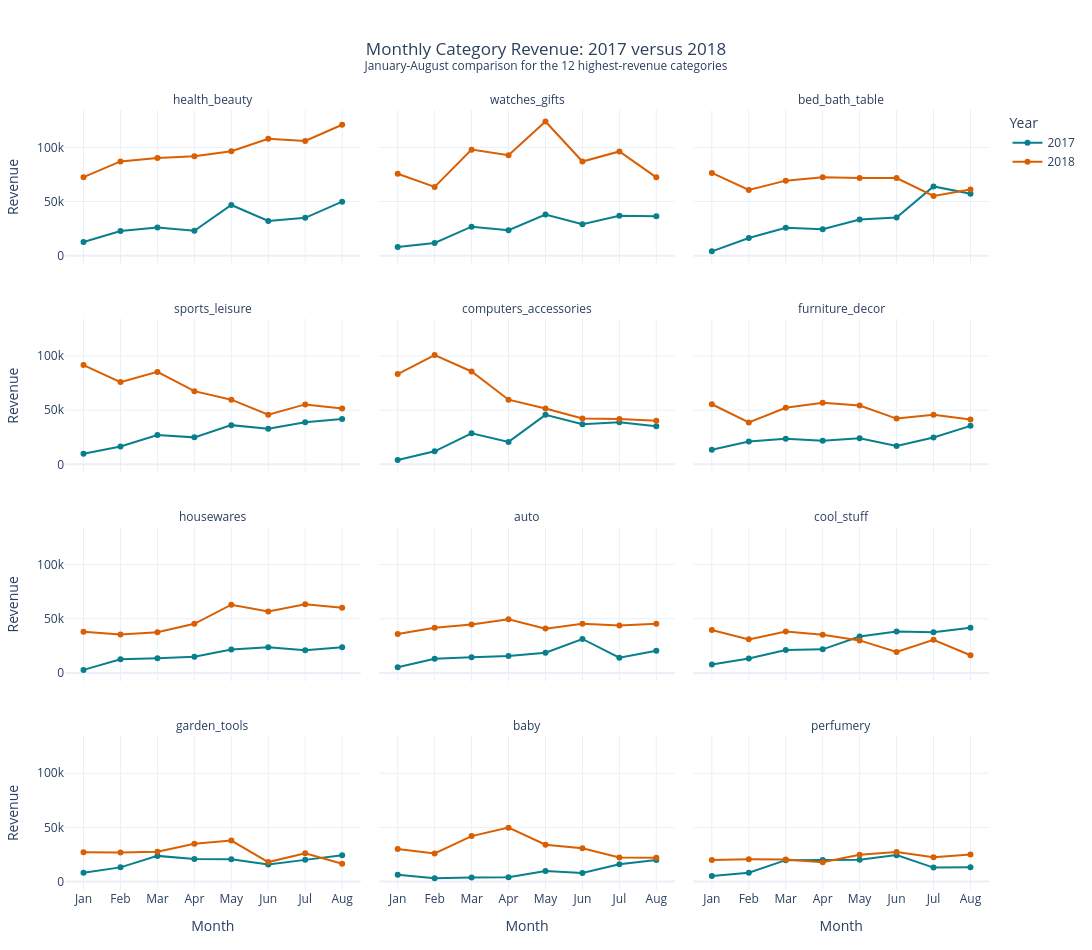

This figure's notebook cell:
### Code cell
fig = px.line(
    small_multiple_data,
    x="month_num",
    y="revenue",
    color="year",
    facet_col="category",
    facet_col_wrap=3,
    markers=True,
    category_orders={
        "category": list(top_categories)
    },
    color_discrete_map={
        2017: "#087f8c",
        2018: "#d95f02",
    },
    hover_data={
        "month_name": True,
        "year": True,
        "revenue": ":,.2f",
        "volume": ":,",
        "month_num": False,
    },
    labels={
        "month_num": "Month",
        "revenue": "Revenue",
        "year": "Year",
        "category": "Category",
        "month_name": "Month",
        "volume": "Items sold",
    },
    title=(
        "Monthly Category Revenue: 2017 versus 2018"
        "<br><sup>January-August comparison for the 12 highest-revenue categories</sup>"
    ),
)

fig.update_xaxes(
    tickmode="array",
    tickvals=list(range(1, 9)),
    ticktext=["Jan", "Feb", "Mar", "Apr", "May", "Jun", "Jul", "Aug"],
)

fig.update_layout(
    template="plotly_white",
    height=950,
    width=1200,
    title_x=0.5,
    hovermode="closest",
    margin=dict(
        l=60,
        r=40,
        t=110,
        b=60,
    ),
)

fig.for_each_annotation(
    lambda annotation: annotation.update(
        text=annotation.text.replace("Category=", "")
    )
)

# fig.show(renderer="browser")
fig.show()

### Figure 1 — Plotly figure (JSON) as saved in the notebook; plotly's stock layout.template omitted (floating-point values rounded to 4 significant figures)
{"data": [{"customdata": [["Jan", 2017, 85], ["Feb", 2017, 166], ["Mar", 2017, 211], ["Apr", 2017, 189], ["May", 2017, 290], ["Jun", 2017, 260], ["Jul", 2017, 316], ["Aug", 2017, 360]], "hovertemplate": "Year=%{customdata[1]}<br>Category=health_beauty<br>Month=%{customdata[0]}<br>Revenue=%{y:,.2f}<br>Items sold=%{customdata[2]:,}<extra></extra>", "legendgroup": "2017", "line": {"color": "#087f8c", "dash": "solid"}, "marker": {"symbol": "circle"}, "mode": "lines+markers", "name": "2017", "orientation": "v", "showlegend": true, "type": "scatter", "x": [1, 2, 3, 4, 5, 6, 7, 8], "xaxis": "x10", "y": [12560.0, 22840.0, 26000.0, 22940.0, 46790.0, 32030.0, 34900.0, 49870.0], "yaxis": "y10"}, {"customdata": [["Jan", 2018, 628], ["Feb", 2018, 668], ["Mar", 2018, 673], ["Apr", 2018, 694], ["May", 2018, 770], ["Jun", 2018, 885], ["Jul", 2018, 784], ["Aug", 2018, 849]], "hovertemplate": "Year=%{customdata[1]}<br>Category=health_beauty<br>Month=%{customdata[0]}<br>Revenue=%{y:,.2f}<br>Items sold=%{customdata[2]:,}<extra></extra>", "legendgroup": "2018", "line": {"color": "#d95f02", "dash": "solid"}, "marker": {"symbol": "circle"}, "mode": "lines+markers", "name": "2018", "orientation": "v", "showlegend": true, "type": "scatter", "x": [1, 2, 3, 4, 5, 6, 7, 8], "xaxis": "x10", "y": [72470.0, 87000.0, 90030.0, 91750.0, 96460.0, 107900.0, 105800.0, 120800.0], "yaxis": "y10"}, {"customdata": [["Jan", 2017, 11], ["Feb", 2017, 37], ["Mar", 2017, 81], ["Apr", 2017, 97], ["May", 2017, 135], ["Jun", 2017, 124], ["Jul", 2017, 168], ["Aug", 2017, 212]], "hovertemplate": "Year=%{customdata[1]}<br>Category=watches_gifts<br>Month=%{customdata[0]}<br>Revenue=%{y:,.2f}<br>Items sold=%{customdata[2]:,}<extra></extra>", "legendgroup": "2017", "line": {"color": "#087f8c", "dash": "solid"}, "marker": {"symbol": "circle"}, "mode": "lines+markers", "name": "2017", "orientation": "v", "showlegend": false, "type": "scatter", "x": [1, 2, 3, 4, 5, 6, 7, 8], "xaxis": "x11", "y": [8087.0, 11760.0, 26770.0, 23490.0, 37970.0, 28950.0, 36800.0, 36420.0], "yaxis": "y11"}, {"customdata": [["Jan", 2018, 370], ["Feb", 2018, 337], ["Mar", 2018, 430], ["Apr", 2018, 505], ["May", 2018, 636], ["Jun", 2018, 481], ["Jul", 2018, 528], ["Aug", 2018, 416]], "hovertemplate": "Year=%{customdata[1]}<br>Category=watches_gifts<br>Month=%{customdata[0]}<br>Revenue=%{y:,.2f}<br>Items sold=%{customdata[2]:,}<extra></extra>", "legendgroup": "2018", "line": {"color": "#d95f02", "dash": "solid"}, "marker": {"symbol": "circle"}, "mode": "lines+markers", "name": "2018", "orientation": "v", "showlegend": false, "type": "scatter", "x": [1, 2, 3, 4, 5, 6, 7, 8], "xaxis": "x11", "y": [75620.0, 63460.0, 97860.0, 92660.0, 123900.0, 86890.0, 96210.0, 72280.0], "yaxis": "y11"}, {"customdata": [["Jan", 2017, 48], ["Feb", 2017, 165], ["Mar", 2017, 289], ["Apr", 2017, 274], ["May", 2017, 369], ["Jun", 2017, 382], ["Jul", 2017, 579], ["Aug", 2017, 512]], "hovertemplate": "Year=%{customdata[1]}<br>Category=bed_bath_table<br>Month=%{customdata[0]}<br>Revenue=%{y:,.2f}<br>Items sold=%{customdata[2]:,}<extra></extra>", "legendgroup": "2017", "line": {"color": "#087f8c", "dash": "solid"}, "marker": {"symbol": "circle"}, "mode": "lines+markers", "name": "2017", "orientation": "v", "showlegend": false, "type": "scatter", "x": [1, 2, 3, 4, 5, 6, 7, 8], "xaxis": "x12", "y": [3960.0, 16280.0, 25770.0, 24350.0, 33350.0, 35110.0, 63890.0, 57140.0], "yaxis": "y12"}, {"customdata": [["Jan", 2018, 848], ["Feb", 2018, 690], ["Mar", 2018, 798], ["Apr", 2018, 746], ["May", 2018, 747], ["Jun", 2018, 773], ["Jul", 2018, 624], ["Aug", 2018, 658]], "hovertemplate": "Year=%{customdata[1]}<br>Category=bed_bath_table<br>Month=%{customdata[0]}<br>Revenue=%{y:,.2f}<br>Items sold=%{customdata[2]:,}<extra></extra>", "legendgroup": "2018", "line": {"color": "#d95f02", "dash": "solid"}, "marker": {"symbol": "circle"}, "mode": "lines+markers", "name": "2018", "orientation": "v", "showlegend": false, "type": "scatter", "x": [1, 2, 3, 4, 5, 6, 7, 8], "xaxis": "x12", "y": [76380.0, 60690.0, 69260.0, 72360.0, 71700.0, 71570.0, 55080.0, 61040.0], "yaxis": "y12"}, {"customdata": [["Jan", 2017, 80], ["Feb", 2017, 156], ["Mar", 2017, 199], ["Apr", 2017, 218], ["May", 2017, 316], ["Jun", 2017, 277], ["Jul", 2017, 387], ["Aug", 2017, 425]], "hovertemplate": "Year=%{customdata[1]}<br>Category=sports_leisure<br>Month=%{customdata[0]}<br>Revenue=%{y:,.2f}<br>Items sold=%{customdata[2]:,}<extra></extra>", "legendgroup": "2017", "line": {"color": "#087f8c", "dash": "solid"}, "marker": {"symbol": "circle"}, "mode": "lines+markers", "name": "2017", "orientation": "v", "showlegend": false, "type": "scatter", "x": [1, 2, 3, 4, 5, 6, 7, 8], "xaxis": "x7", "y": [9718.0, 16370.0, 27000.0, 24860.0, 36160.0, 32900.0, 38810.0, 41730.0], "yaxis": "y7"}, {"customdata": [["Jan", 2018, 654], ["Feb", 2018, 651], ["Mar", 2018, 761], ["Apr", 2018, 600], ["May", 2018, 492], ["Jun", 2018, 426], ["Jul", 2018, 468], ["Aug", 2018, 475]], "hovertemplate": "Year=%{customdata[1]}<br>Category=sports_leisure<br>Month=%{customdata[0]}<br>Revenue=%{y:,.2f}<br>Items sold=%{customdata[2]:,}<extra></extra>", "legendgroup": "2018", "line": {"color": "#d95f02", "dash": "solid"}, "marker": {"symbol": "circle"}, "mode": "lines+markers", "name": "2018", "orientation": "v", "showlegend": false, "type": "scatter", "x": [1, 2, 3, 4, 5, 6, 7, 8], "xaxis": "x7", "y": [91570.0, 75860.0, 85290.0, 67530.0, 59660.0, 45850.0, 55290.0, 51500.0], "yaxis": "y7"}, {"customdata": [["Jan", 2017, 31], ["Feb", 2017, 106], ["Mar", 2017, 174], ["Apr", 2017, 136], ["May", 2017, 320], ["Jun", 2017, 261], ["Jul", 2017, 326], ["Aug", 2017, 350]], "hovertemplate": "Year=%{customdata[1]}<br>Category=computers_accessories<br>Month=%{customdata[0]}<br>Revenue=%{y:,.2f}<br>Items sold=%{customdata[2]:,}<extra></extra>", "legendgroup": "2017", "line": {"color": "#087f8c", "dash": "solid"}, "marker": {"symbol": "circle"}, "mode": "lines+markers", "name": "2017", "orientation": "v", "showlegend": false, "type": "scatter", "x": [1, 2, 3, 4, 5, 6, 7, 8], "xaxis": "x8", "y": [3924.0, 11970.0, 28620.0, 20690.0, 45630.0, 37010.0, 38710.0, 35030.0], "yaxis": "y8"}, {"customdata": [["Jan", 2018, 707], ["Feb", 2018, 981], ["Mar", 2018, 758], ["Apr", 2018, 544], ["May", 2018, 464], ["Jun", 2018, 408], ["Jul", 2018, 427], ["Aug", 2018, 419]], "hovertemplate": "Year=%{customdata[1]}<br>Category=computers_accessories<br>Month=%{customdata[0]}<br>Revenue=%{y:,.2f}<br>Items sold=%{customdata[2]:,}<extra></extra>", "legendgroup": "2018", "line": {"color": "#d95f02", "dash": "solid"}, "marker": {"symbol": "circle"}, "mode": "lines+markers", "name": "2018", "orientation": "v", "showlegend": false, "type": "scatter", "x": [1, 2, 3, 4, 5, 6, 7, 8], "xaxis": "x8", "y": [83260.0, 100900.0, 85670.0, 59650.0, 51520.0, 42330.0, 41900.0, 40290.0], "yaxis": "y8"}, {"customdata": [["Jan", 2017, 182], ["Feb", 2017, 266], ["Mar", 2017, 328], ["Apr", 2017, 203], ["May", 2017, 279], ["Jun", 2017, 233], ["Jul", 2017, 320], ["Aug", 2017, 436]], "hovertemplate": "Year=%{customdata[1]}<br>Category=furniture_decor<br>Month=%{customdata[0]}<br>Revenue=%{y:,.2f}<br>Items sold=%{customdata[2]:,}<extra></extra>", "legendgroup": "2017", "line": {"color": "#087f8c", "dash": "solid"}, "marker": {"symbol": "circle"}, "mode": "lines+markers", "name": "2017", "orientation": "v", "showlegend": false, "type": "scatter", "x": [1, 2, 3, 4, 5, 6, 7, 8], "xaxis": "x9", "y": [13520.0, 20990.0, 23480.0, 21690.0, 24030.0, 16940.0, 24750.0, 35510.0], "yaxis": "y9"}, {"customdata": [["Jan", 2018, 612], ["Feb", 2018, 434], ["Mar", 2018, 595], ["Apr", 2018, 594], ["May", 2018, 605], ["Jun", 2018, 405], ["Jul", 2018, 440], ["Aug", 2018, 433]], "hovertemplate": "Year=%{customdata[1]}<br>Category=furniture_decor<br>Month=%{customdata[0]}<br>Revenue=%{y:,.2f}<br>Items sold=%{customdata[2]:,}<extra></extra>", "legendgroup": "2018", "line": {"color": "#d95f02", "dash": "solid"}, "marker": {"symbol": "circle"}, "mode": "lines+markers", "name": "2018", "orientation": "v", "showlegend": false, "type": "scatter", "x": [1, 2, 3, 4, 5, 6, 7, 8], "xaxis": "x9", "y": [55440.0, 38650.0, 52240.0, 56790.0, 54260.0, 42190.0, 45720.0, 41380.0], "yaxis": "y9"}, {"customdata": [["Jan", 2017, 28], ["Feb", 2017, 81], ["Mar", 2017, 204], ["Apr", 2017, 183], ["May", 2017, 307], ["Jun", 2017, 331], ["Jul", 2017, 276], ["Aug", 2017, 288]], "hovertemplate": "Year=%{customdata[1]}<br>Category=housewares<br>Month=%{customdata[0]}<br>Revenue=%{y:,.2f}<br>Items sold=%{customdata[2]:,}<extra></extra>", "legendgroup": "2017", "line": {"color": "#087f8c", "dash": "solid"}, "marker": {"symbol": "circle"}, "mode": "lines+markers", "name": "2017", "orientation": "v", "showlegend": false, "type": "scatter", "x": [1, 2, 3, 4, 5, 6, 7, 8], "xaxis": "x4", "y": [2828.0, 12660.0, 13510.0, 15030.0, 21730.0, 23620.0, 20870.0, 23730.0], "yaxis": "y4"}, {"customdata": [["Jan", 2018, 359], ["Feb", 2018, 400], ["Mar", 2018, 407], ["Apr", 2018, 471], ["May", 2018, 619], ["Jun", 2018, 584], ["Jul", 2018, 577], ["Aug", 2018, 629]], "hovertemplate": "Year=%{customdata[1]}<br>Category=housewares<br>Month=%{customdata[0]}<br>Revenue=%{y:,.2f}<br>Items sold=%{customdata[2]:,}<extra></extra>", "legendgroup": "2018", "line": {"color": "#d95f02", "dash": "solid"}, "marker": {"symbol": "circle"}, "mode": "lines+markers", "name": "2018", "orientation": "v", "showlegend": false, "type": "scatter", "x": [1, 2, 3, 4, 5, 6, 7, 8], "xaxis": "x4", "y": [38080.0, 35450.0, 37510.0, 45410.0, 63000.0, 56830.0, 63410.0, 60200.0], "yaxis": "y4"}, {"customdata": [["Jan", 2017, 34], ["Feb", 2017, 86], ["Mar", 2017, 87], ["Apr", 2017, 88], ["May", 2017, 125], ["Jun", 2017, 112], ["Jul", 2017, 117], ["Aug", 2017, 166]], "hovertemplate": "Year=%{customdata[1]}<br>Category=auto<br>Month=%{customdata[0]}<br>Revenue=%{y:,.2f}<br>Items sold=%{customdata[2]:,}<extra></extra>", "legendgroup": "2017", "line": {"color": "#087f8c", "dash": "solid"}, "marker": {"symbol": "circle"}, "mode": "lines+markers", "name": "2017", "orientation": "v", "showlegend": false, "type": "scatter", "x": [1, 2, 3, 4, 5, 6, 7, 8], "xaxis": "x5", "y": [5219.0, 13160.0, 14480.0, 15550.0, 18640.0, 31370.0, 14120.0, 20420.0], "yaxis": "y5"}, {"customdata": [["Jan", 2018, 268], ["Feb", 2018, 319], ["Mar", 2018, 344], ["Apr", 2018, 356], ["May", 2018, 311], ["Jun", 2018, 300], ["Jul", 2018, 344], ["Aug", 2018, 377]], "hovertemplate": "Year=%{customdata[1]}<br>Category=auto<br>Month=%{customdata[0]}<br>Revenue=%{y:,.2f}<br>Items sold=%{customdata[2]:,}<extra></extra>", "legendgroup": "2018", "line": {"color": "#d95f02", "dash": "solid"}, "marker": {"symbol": "circle"}, "mode": "lines+markers", "name": "2018", "orientation": "v", "showlegend": false, "type": "scatter", "x": [1, 2, 3, 4, 5, 6, 7, 8], "xaxis": "x5", "y": [36000.0, 41710.0, 44750.0, 49630.0, 40930.0, 45410.0, 43830.0, 45380.0], "yaxis": "y5"}, {"customdata": [["Jan", 2017, 40], ["Feb", 2017, 70], ["Mar", 2017, 123], ["Apr", 2017, 121], ["May", 2017, 247], ["Jun", 2017, 201], ["Jul", 2017, 230], ["Aug", 2017, 264]], "hovertemplate": "Year=%{customdata[1]}<br>Category=cool_stuff<br>Month=%{customdata[0]}<br>Revenue=%{y:,.2f}<br>Items sold=%{customdata[2]:,}<extra></extra>", "legendgroup": "2017", "line": {"color": "#087f8c", "dash": "solid"}, "marker": {"symbol": "circle"}, "mode": "lines+markers", "name": "2017", "orientation": "v", "showlegend": false, "type": "scatter", "x": [1, 2, 3, 4, 5, 6, 7, 8], "xaxis": "x6", "y": [7785.0, 13320.0, 21100.0, 21820.0, 33700.0, 38240.0, 37510.0, 41720.0], "yaxis": "y6"}, {"customdata": [["Jan", 2018, 300], ["Feb", 2018, 187], ["Mar", 2018, 256], ["Apr", 2018, 207], ["May", 2018, 176], ["Jun", 2018, 103], ["Jul", 2018, 121], ["Aug", 2018, 123]], "hovertemplate": "Year=%{customdata[1]}<br>Category=cool_stuff<br>Month=%{customdata[0]}<br>Revenue=%{y:,.2f}<br>Items sold=%{customdata[2]:,}<extra></extra>", "legendgroup": "2018", "line": {"color": "#d95f02", "dash": "solid"}, "marker": {"symbol": "circle"}, "mode": "lines+markers", "name": "2018", "orientation": "v", "showlegend": false, "type": "scatter", "x": [1, 2, 3, 4, 5, 6, 7, 8], "xaxis": "x6", "y": [39740.0, 31000.0, 38350.0, 35200.0, 30040.0, 19320.0, 30550.0, 16350.0], "yaxis": "y6"}, {"customdata": [["Jan", 2017, 58], ["Feb", 2017, 72], ["Mar", 2017, 150], ["Apr", 2017, 119], ["May", 2017, 141], ["Jun", 2017, 114], ["Jul", 2017, 190], ["Aug", 2017, 238]], "hovertemplate": "Year=%{customdata[1]}<br>Category=garden_tools<br>Month=%{customdata[0]}<br>Revenue=%{y:,.2f}<br>Items sold=%{customdata[2]:,}<extra></extra>", "legendgroup": "2017", "line": {"color": "#087f8c", "dash": "solid"}, "marker": {"symbol": "circle"}, "mode": "lines+markers", "name": "2017", "orientation": "v", "showlegend": false, "type": "scatter", "x": [1, 2, 3, 4, 5, 6, 7, 8], "xaxis": "x", "y": [8153.0, 13140.0, 23750.0, 20810.0, 20690.0, 15850.0, 20070.0, 24270.0], "yaxis": "y"}, {"customdata": [["Jan", 2018, 240], ["Feb", 2018, 296], ["Mar", 2018, 262], ["Apr", 2018, 288], ["May", 2018, 291], ["Jun", 2018, 185], ["Jul", 2018, 179], ["Aug", 2018, 138]], "hovertemplate": "Year=%{customdata[1]}<br>Category=garden_tools<br>Month=%{customdata[0]}<br>Revenue=%{y:,.2f}<br>Items sold=%{customdata[2]:,}<extra></extra>", "legendgroup": "2018", "line": {"color": "#d95f02", "dash": "solid"}, "marker": {"symbol": "circle"}, "mode": "lines+markers", "name": "2018", "orientation": "v", "showlegend": false, "type": "scatter", "x": [1, 2, 3, 4, 5, 6, 7, 8], "xaxis": "x", "y": [27040.0, 26840.0, 27610.0, 35040.0, 37860.0, 18020.0, 26170.0, 16430.0], "yaxis": "y"}, {"customdata": [["Jan", 2017, 41], ["Feb", 2017, 34], ["Mar", 2017, 44], ["Apr", 2017, 51], ["May", 2017, 108], ["Jun", 2017, 78], ["Jul", 2017, 129], ["Aug", 2017, 132]], "hovertemplate": "Year=%{customdata[1]}<br>Category=baby<br>Month=%{customdata[0]}<br>Revenue=%{y:,.2f}<br>Items sold=%{customdata[2]:,}<extra></extra>", "legendgroup": "2017", "line": {"color": "#087f8c", "dash": "solid"}, "marker": {"symbol": "circle"}, "mode": "lines+markers", "name": "2017", "orientation": "v", "showlegend": false, "type": "scatter", "x": [1, 2, 3, 4, 5, 6, 7, 8], "xaxis": "x2", "y": [6398.0, 3048.0, 3724.0, 3980.0, 9850.0, 7865.0, 15940.0, 19980.0], "yaxis": "y2"}, {"customdata": [["Jan", 2018, 223], ["Feb", 2018, 176], ["Mar", 2018, 224], ["Apr", 2018, 244], ["May", 2018, 245], ["Jun", 2018, 225], ["Jul", 2018, 222], ["Aug", 2018, 217]], "hovertemplate": "Year=%{customdata[1]}<br>Category=baby<br>Month=%{customdata[0]}<br>Revenue=%{y:,.2f}<br>Items sold=%{customdata[2]:,}<extra></extra>", "legendgroup": "2018", "line": {"color": "#d95f02", "dash": "solid"}, "marker": {"symbol": "circle"}, "mode": "lines+markers", "name": "2018", "orientation": "v", "showlegend": false, "type": "scatter", "x": [1, 2, 3, 4, 5, 6, 7, 8], "xaxis": "x2", "y": [30060.0, 25990.0, 41990.0, 49820.0, 34000.0, 30760.0, 22190.0, 22000.0], "yaxis": "y2"}, {"customdata": [["Jan", 2017, 34], ["Feb", 2017, 51], ["Mar", 2017, 106], ["Apr", 2017, 105], ["May", 2017, 145], ["Jun", 2017, 154], ["Jul", 2017, 126], ["Aug", 2017, 128]], "hovertemplate": "Year=%{customdata[1]}<br>Category=perfumery<br>Month=%{customdata[0]}<br>Revenue=%{y:,.2f}<br>Items sold=%{customdata[2]:,}<extra></extra>", "legendgroup": "2017", "line": {"color": "#087f8c", "dash": "solid"}, "marker": {"symbol": "circle"}, "mode": "lines+markers", "name": "2017", "orientation": "v", "showlegend": false, "type": "scatter", "x": [1, 2, 3, 4, 5, 6, 7, 8], "xaxis": "x3", "y": [5113.0, 8127.0, 19810.0, 19890.0, 20120.0, 24440.0, 12910.0, 13140.0], "yaxis": "y3"}, {"customdata": [["Jan", 2018, 229], ["Feb", 2018, 215], ["Mar", 2018, 202], ["Apr", 2018, 175], ["May", 2018, 198], ["Jun", 2018, 189], ["Jul", 2018, 205], ["Aug", 2018, 223]], "hovertemplate": "Year=%{customdata[1]}<br>Category=perfumery<br>Month=%{customdata[0]}<br>Revenue=%{y:,.2f}<br>Items sold=%{customdata[2]:,}<extra></extra>", "legendgroup": "2018", "line": {"color": "#d95f02", "dash": "solid"}, "marker": {"symbol": "circle"}, "mode": "lines+markers", "name": "2018", "orientation": "v", "showlegend": false, "type": "scatter", "x": [1, 2, 3, 4, 5, 6, 7, 8], "xaxis": "x3", "y": [20040.0, 20630.0, 20470.0, 17790.0, 24760.0, 27340.0, 22420.0, 25020.0], "yaxis": "y3"}], "layout": {"annotations": [{"font": {}, "showarrow": false, "text": "garden_tools", "x": 0.16, "xanchor": "center", "xref": "paper", "y": 0.1975, "yanchor": "bottom", "yref": "paper"}, {"font": {}, "showarrow": false, "text": "baby", "x": 0.5, "xanchor": "center", "xref": "paper", "y": 0.1975, "yanchor": "bottom", "yref": "paper"}, {"font": {}, "showarrow": false, "text": "perfumery", "x": 0.84, "xanchor": "center", "xref": "paper", "y": 0.1975, "yanchor": "bottom", "yref": "paper"}, {"font": {}, "showarrow": false, "text": "housewares", "x": 0.16, "xanchor": "center", "xref": "paper", "y": 0.465, "yanchor": "bottom", "yref": "paper"}, {"font": {}, "showarrow": false, "text": "auto", "x": 0.5, "xanchor": "center", "xref": "paper", "y": 0.465, "yanchor": "bottom", "yref": "paper"}, {"font": {}, "showarrow": false, "text": "cool_stuff", "x": 0.84, "xanchor": "center", "xref": "paper", "y": 0.465, "yanchor": "bottom", "yref": "paper"}, {"font": {}, "showarrow": false, "text": "sports_leisure", "x": 0.16, "xanchor": "center", "xref": "paper", "y": 0.7325, "yanchor": "bottom", "yref": "paper"}, {"font": {}, "showarrow": false, "text": "computers_accessories", "x": 0.5, "xanchor": "center", "xref": "paper", "y": 0.7325, "yanchor": "bottom", "yref": "paper"}, {"font": {}, "showarrow": false, "text": "furniture_decor", "x": 0.84, "xanchor": "center", "xref": "paper", "y": 0.7325, "yanchor": "bottom", "yref": "paper"}, {"font": {}, "showarrow": false, "text": "health_beauty", "x": 0.16, "xanchor": "center", "xref": "paper", "y": 1, "yanchor": "bottom", "yref": "paper"}, {"font": {}, "showarrow": false, "text": "watches_gifts", "x": 0.5, "xanchor": "center", "xref": "paper", "y": 1, "yanchor": "bottom", "yref": "paper"}, {"font": {}, "showarrow": false, "text": "bed_bath_table", "x": 0.84, "xanchor": "center", "xref": "paper", "y": 1, "yanchor": "bottom", "yref": "paper"}], "height": 950, "hovermode": "closest", "legend": {"title": {"text": "Year"}, "tracegroupgap": 0}, "margin": {"b": 60, "l": 60, "r": 40, "t": 110}, "title": {"text": "Monthly Category Revenue: 2017 versus 2018<br><sup>January-August comparison for the 12 highest-revenue categories</sup>", "x": 0.5}, "width": 1200, "xaxis": {"anchor": "y", "domain": [0, 0.32], "tickmode": "array", "ticktext": ["Jan", "Feb", "Mar", "Apr", "May", "Jun", "Jul", "Aug"], "tickvals": [1, 2, 3, 4, 5, 6, 7, 8], "title": {"text": "Month"}}, "xaxis10": {"anchor": "y10", "domain": [0, 0.32], "matches": "x", "showticklabels": false, "tickmode": "array", "ticktext": ["Jan", "Feb", "Mar", "Apr", "May", "Jun", "Jul", "Aug"], "tickvals": [1, 2, 3, 4, 5, 6, 7, 8]}, "xaxis11": {"anchor": "y11", "domain": [0.34, 0.66], "matches": "x", "showticklabels": false, "tickmode": "array", "ticktext": ["Jan", "Feb", "Mar", "Apr", "May", "Jun", "Jul", "Aug"], "tickvals": [1, 2, 3, 4, 5, 6, 7, 8]}, "xaxis12": {"anchor": "y12", "domain": [0.68, 1.0], "matches": "x", "showticklabels": false, "tickmode": "array", "ticktext": ["Jan", "Feb", "Mar", "Apr", "May", "Jun", "Jul", "Aug"], "tickvals": [1, 2, 3, 4, 5, 6, 7, 8]}, "xaxis2": {"anchor": "y2", "domain": [0.34, 0.66], "matches": "x", "tickmode": "array", "ticktext": ["Jan", "Feb", "Mar", "Apr", "May", "Jun", "Jul", "Aug"], "tickvals": [1, 2, 3, 4, 5, 6, 7, 8], "title": {"text": "Month"}}, "xaxis3": {"anchor": "y3", "domain": [0.68, 1.0], "matches": "x", "tickmode": "array", "ticktext": ["Jan", "Feb", "Mar", "Apr", "May", "Jun", "Jul", "Aug"], "tickvals": [1, 2, 3, 4, 5, 6, 7, 8], "title": {"text": "Month"}}, "xaxis4": {"anchor": "y4", "domain": [0, 0.32], "matches": "x", "showticklabels": false, "tickmode": "array", "ticktext": ["Jan", "Feb", "Mar", "Apr", "May", "Jun", "Jul", "Aug"], "tickvals": [1, 2, 3, 4, 5, 6, 7, 8]}, "xaxis5": {"anchor": "y5", "domain": [0.34, 0.66], "matches": "x", "showticklabels": false, "tickmode": "array", "ticktext": ["Jan", "Feb", "Mar", "Apr", "May", "Jun", "Jul", "Aug"], "tickvals": [1, 2, 3, 4, 5, 6, 7, 8]}, "xaxis6": {"anchor": "y6", "domain": [0.68, 1.0], "matches": "x", "showticklabels": false, "tickmode": "array", "ticktext": ["Jan", "Feb", "Mar", "Apr", "May", "Jun", "Jul", "Aug"], "tickvals": [1, 2, 3, 4, 5, 6, 7, 8]}, "xaxis7": {"anchor": "y7", "domain": [0, 0.32], "matches": "x", "showticklabels": false, "tickmode": "array", "ticktext": ["Jan", "Feb", "Mar", "Apr", "May", "Jun", "Jul", "Aug"], "tickvals": [1, 2, 3, 4, 5, 6, 7, 8]}, "xaxis8": {"anchor": "y8", "domain": [0.34, 0.66], "matches": "x", "showticklabels": false, "tickmode": "array", "ticktext": ["Jan", "Feb", "Mar", "Apr", "May", "Jun", "Jul", "Aug"], "tickvals": [1, 2, 3, 4, 5, 6, 7, 8]}, "xaxis9": {"anchor": "y9", "domain": [0.68, 1.0], "matches": "x", "showticklabels": false, "tickmode": "array", "ticktext": ["Jan", "Feb", "Mar", "Apr", "May", "Jun", "Jul", "Aug"], "tickvals": [1, 2, 3, 4, 5, 6, 7, 8]}, "yaxis": {"anchor": "x", "domain": [0, 0.1975], "title": {"text": "Revenue"}}, "yaxis10": {"anchor": "x10", "domain": [0.8025, 1], "matches": "y", "title": {"text": "Revenue"}}, "yaxis11": {"anchor": "x11", "domain": [0.8025, 1], "matches": "y", "showticklabels": false}, "yaxis12": {"anchor": "x12", "domain": [0.8025, 1], "matches": "y", "showticklabels": false}, "yaxis2": {"anchor": "x2", "domain": [0, 0.1975], "matches": "y", "showticklabels": false}, "yaxis3": {"anchor": "x3", "domain": [0, 0.1975], "matches": "y", "showticklabels": false}, "yaxis4": {"anchor": "x4", "domain": [0.2675, 0.465], "matches": "y", "title": {"text": "Revenue"}}, "yaxis5": {"anchor": "x5", "domain": [0.2675, 0.465], "matches": "y", "showticklabels": false}, "yaxis6": {"anchor": "x6", "domain": [0.2675, 0.465], "matches": "y", "showticklabels": false}, "yaxis7": {"anchor": "x7", "domain": [0.535, 0.7325], "matches": "y", "title": {"text": "Revenue"}}, "yaxis8": {"anchor": "x8", "domain": [0.535, 0.7325], "matches": "y", "showticklabels": false}, "yaxis9": {"anchor": "x9", "domain": [0.535, 0.7325], "matches": "y", "showticklabels": false}}}
